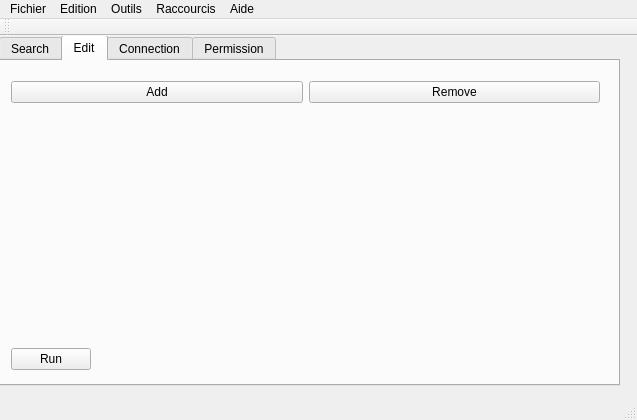
<?xml version="1.0" encoding="UTF-8"?>
<ui version="4.0">
 <class>QtSquidClass</class>
 <widget class="QMainWindow" name="QtSquidClass">
  <property name="geometry">
   <rect>
    <x>0</x>
    <y>0</y>
    <width>637</width>
    <height>420</height>
   </rect>
  </property>
  <property name="windowTitle">
   <string>QtSquid</string>
  </property>
  <widget class="QWidget" name="centralWidget">
   <property name="sizePolicy">
    <sizepolicy hsizetype="Preferred" vsizetype="Preferred">
     <horstretch>1</horstretch>
     <verstretch>1</verstretch>
    </sizepolicy>
   </property>
   <widget class="QTabWidget" name="tabWidget">
    <property name="geometry">
     <rect>
      <x>-1</x>
      <y>-1</y>
      <width>621</width>
      <height>351</height>
     </rect>
    </property>
    <property name="currentIndex">
     <number>1</number>
    </property>
    <widget class="QWidget" name="Search">
     <attribute name="title">
      <string>Search</string>
     </attribute>
     <widget class="QWidget" name="verticalLayoutWidget">
      <property name="geometry">
       <rect>
        <x>10</x>
        <y>10</y>
        <width>611</width>
        <height>311</height>
       </rect>
      </property>
      <layout class="QVBoxLayout" name="search_VLayout">
       <item>
        <layout class="QHBoxLayout" name="search_HLayout_1">
         <item>
          <widget class="QTableWidget" name="search_resultTable">
           <property name="editTriggers">
            <set>QAbstractItemView::NoEditTriggers</set>
           </property>
           <property name="dragEnabled">
            <bool>true</bool>
           </property>
           <property name="sortingEnabled">
            <bool>true</bool>
           </property>
          </widget>
         </item>
         <item>
          <layout class="QVBoxLayout" name="search_VLayout_1_1">
           <item>
            <widget class="QGroupBox" name="search_GBox_1_1_1">
             <layout class="QFormLayout" name="search_FLayout_1_1_1">
              <item row="0" column="1">
               <widget class="QComboBox" name="search_item_availabilityDropdown">
                <item>
                 <property name="text">
                  <string>All</string>
                 </property>
                </item>
                <item>
                 <property name="text">
                  <string>Free Only</string>
                 </property>
                </item>
                <item>
                 <property name="text">
                  <string>Used Only</string>
                 </property>
                </item>
               </widget>
              </item>
              <item row="0" column="0">
               <widget class="QLabel" name="search_item_availabilityLabel">
                <property name="text">
                 <string>Type</string>
                </property>
               </widget>
              </item>
              <item row="1" column="1">
               <widget class="QCheckBox" name="search_item_devCheckbox">
                <property name="text">
                 <string/>
                </property>
               </widget>
              </item>
              <item row="1" column="0">
               <widget class="QLabel" name="search_item_devLabel">
                <property name="text">
                 <string>Expend</string>
                </property>
               </widget>
              </item>
             </layout>
            </widget>
           </item>
           <item>
            <widget class="QLineEdit" name="search_scanEdit">
             <property name="enabled">
              <bool>true</bool>
             </property>
             <property name="sizePolicy">
              <sizepolicy hsizetype="Fixed" vsizetype="Fixed">
               <horstretch>0</horstretch>
               <verstretch>0</verstretch>
              </sizepolicy>
             </property>
             <property name="minimumSize">
              <size>
               <width>133</width>
               <height>20</height>
              </size>
             </property>
            </widget>
           </item>
           <item>
            <widget class="QPushButton" name="search_scanBtn">
             <property name="text">
              <string>Scan</string>
             </property>
            </widget>
           </item>
          </layout>
         </item>
        </layout>
       </item>
       <item>
        <layout class="QHBoxLayout" name="search_HLayout_2">
         <item>
          <widget class="QPushButton" name="search_runBtn">
           <property name="sizePolicy">
            <sizepolicy hsizetype="Fixed" vsizetype="Fixed">
             <horstretch>0</horstretch>
             <verstretch>0</verstretch>
            </sizepolicy>
           </property>
           <property name="text">
            <string>Select</string>
           </property>
          </widget>
         </item>
         <item>
          <widget class="QLabel" name="search_outputLabel">
           <property name="text">
            <string/>
           </property>
          </widget>
         </item>
         <item>
          <spacer name="horizontalSpacer_2">
           <property name="orientation">
            <enum>Qt::Horizontal</enum>
           </property>
           <property name="sizeHint" stdset="0">
            <size>
             <width>40</width>
             <height>20</height>
            </size>
           </property>
          </spacer>
         </item>
        </layout>
       </item>
      </layout>
     </widget>
    </widget>
    <widget class="QWidget" name="Edit">
     <attribute name="title">
      <string>Edit</string>
     </attribute>
     <widget class="QWidget" name="verticalLayoutWidget_2">
      <property name="geometry">
       <rect>
        <x>-1</x>
        <y>9</y>
        <width>611</width>
        <height>311</height>
       </rect>
      </property>
      <layout class="QVBoxLayout" name="edit_VLayout">
       <item>
        <layout class="QHBoxLayout" name="edit_HLayout_2">
         <item>
          <widget class="QPushButton" name="edit_addBtn">
           <property name="text">
            <string>Add</string>
           </property>
          </widget>
         </item>
         <item>
          <widget class="QPushButton" name="edit_removeBtn">
           <property name="text">
            <string>Remove</string>
           </property>
          </widget>
         </item>
        </layout>
       </item>
       <item>
        <layout class="QFormLayout" name="edit_FLayout_1"/>
       </item>
       <item>
        <spacer name="verticalSpacer">
         <property name="orientation">
          <enum>Qt::Vertical</enum>
         </property>
         <property name="sizeHint" stdset="0">
          <size>
           <width>20</width>
           <height>40</height>
          </size>
         </property>
        </spacer>
       </item>
       <item>
        <layout class="QHBoxLayout" name="edit_HLayout_3">
         <item>
          <widget class="QPushButton" name="edit_runBtn">
           <property name="text">
            <string>Run</string>
           </property>
          </widget>
         </item>
         <item>
          <widget class="QLabel" name="edit_outputLabel">
           <property name="text">
            <string/>
           </property>
          </widget>
         </item>
         <item>
          <spacer name="horizontalSpacer_3">
           <property name="orientation">
            <enum>Qt::Horizontal</enum>
           </property>
           <property name="sizeHint" stdset="0">
            <size>
             <width>40</width>
             <height>20</height>
            </size>
           </property>
          </spacer>
         </item>
        </layout>
       </item>
      </layout>
     </widget>
    </widget>
    <widget class="QWidget" name="Connection">
     <attribute name="title">
      <string>Connection</string>
     </attribute>
     <widget class="QWidget" name="verticalLayoutWidget_3">
      <property name="geometry">
       <rect>
        <x>-1</x>
        <y>9</y>
        <width>611</width>
        <height>311</height>
       </rect>
      </property>
      <layout class="QVBoxLayout" name="conn_VLayout">
       <item>
        <layout class="QHBoxLayout" name="conn_HLayout_1">
         <item>
          <layout class="QFormLayout" name="conn_FLayout_1_1">
           <item row="1" column="0">
            <widget class="QLabel" name="conn_labelAddress">
             <property name="frameShape">
              <enum>QFrame::NoFrame</enum>
             </property>
             <property name="text">
              <string>Address</string>
             </property>
            </widget>
           </item>
           <item row="1" column="1">
            <widget class="QLineEdit" name="conn_editAddress">
             <property name="maxLength">
              <number>32</number>
             </property>
            </widget>
           </item>
           <item row="2" column="0">
            <widget class="QLabel" name="conn_labelPort">
             <property name="text">
              <string>Port</string>
             </property>
            </widget>
           </item>
           <item row="2" column="1">
            <widget class="QLineEdit" name="conn_editPort">
             <property name="contextMenuPolicy">
              <enum>Qt::NoContextMenu</enum>
             </property>
             <property name="maxLength">
              <number>4</number>
             </property>
            </widget>
           </item>
           <item row="3" column="1">
            <widget class="QPushButton" name="conn_btnSaveDatabase">
             <property name="text">
              <string>Save</string>
             </property>
            </widget>
           </item>
          </layout>
         </item>
         <item>
          <layout class="QFormLayout" name="conn_FLayout_1_2">
           <item row="2" column="0">
            <widget class="QLabel" name="conn_labelPassword">
             <property name="text">
              <string>Password</string>
             </property>
            </widget>
           </item>
           <item row="2" column="1">
            <widget class="QLineEdit" name="conn_editPassword">
             <property name="maxLength">
              <number>128</number>
             </property>
             <property name="echoMode">
              <enum>QLineEdit::Password</enum>
             </property>
            </widget>
           </item>
           <item row="3" column="1">
            <widget class="QPushButton" name="conn_btnSaveUser">
             <property name="text">
              <string>Save</string>
             </property>
            </widget>
           </item>
           <item row="1" column="1">
            <widget class="QLineEdit" name="conn_editUsername">
             <property name="maxLength">
              <number>128</number>
             </property>
            </widget>
           </item>
           <item row="1" column="0">
            <widget class="QLabel" name="conn_labelUsername">
             <property name="text">
              <string>Username</string>
             </property>
            </widget>
           </item>
          </layout>
         </item>
        </layout>
       </item>
       <item>
        <spacer name="verticalSpacer_2">
         <property name="orientation">
          <enum>Qt::Vertical</enum>
         </property>
         <property name="sizeHint" stdset="0">
          <size>
           <width>20</width>
           <height>40</height>
          </size>
         </property>
        </spacer>
       </item>
       <item>
        <layout class="QHBoxLayout" name="conn_HLayout_2">
         <item>
          <widget class="QPushButton" name="conn_runBtn">
           <property name="text">
            <string>Connect</string>
           </property>
          </widget>
         </item>
         <item>
          <widget class="QLabel" name="conn_outputLabel">
           <property name="text">
            <string/>
           </property>
          </widget>
         </item>
         <item>
          <spacer name="horizontalSpacer">
           <property name="orientation">
            <enum>Qt::Horizontal</enum>
           </property>
           <property name="sizeHint" stdset="0">
            <size>
             <width>40</width>
             <height>20</height>
            </size>
           </property>
          </spacer>
         </item>
        </layout>
       </item>
      </layout>
     </widget>
    </widget>
    <widget class="QWidget" name="Permission">
     <attribute name="title">
      <string>Permission</string>
     </attribute>
     <widget class="QWidget" name="verticalLayoutWidget_4">
      <property name="geometry">
       <rect>
        <x>-1</x>
        <y>9</y>
        <width>611</width>
        <height>311</height>
       </rect>
      </property>
      <layout class="QVBoxLayout" name="perm_VLayout">
       <item>
        <layout class="QHBoxLayout" name="perm_HLayout_1">
         <item>
          <widget class="QTreeView" name="perm_permTree"/>
         </item>
         <item>
          <layout class="QFormLayout" name="perm_FLayout_1_2"/>
         </item>
        </layout>
       </item>
       <item>
        <layout class="QHBoxLayout" name="perm_HLayout_2">
         <item>
          <widget class="QPushButton" name="perm_refreshBtn">
           <property name="text">
            <string>Refresh</string>
           </property>
          </widget>
         </item>
         <item>
          <widget class="QLabel" name="perm_outputLabel">
           <property name="text">
            <string>text</string>
           </property>
          </widget>
         </item>
         <item>
          <spacer name="horizontalSpacer_4">
           <property name="orientation">
            <enum>Qt::Horizontal</enum>
           </property>
           <property name="sizeHint" stdset="0">
            <size>
             <width>40</width>
             <height>20</height>
            </size>
           </property>
          </spacer>
         </item>
        </layout>
       </item>
      </layout>
     </widget>
    </widget>
   </widget>
  </widget>
  <widget class="QMenuBar" name="menuBar">
   <property name="geometry">
    <rect>
     <x>0</x>
     <y>0</y>
     <width>637</width>
     <height>26</height>
    </rect>
   </property>
   <widget class="QMenu" name="menuFichier">
    <property name="title">
     <string>Fichier</string>
    </property>
   </widget>
   <widget class="QMenu" name="menuEdition">
    <property name="title">
     <string>Edition</string>
    </property>
   </widget>
   <widget class="QMenu" name="menuOutils">
    <property name="title">
     <string>Outils</string>
    </property>
    <widget class="QMenu" name="menuOptions">
     <property name="title">
      <string>Options</string>
     </property>
     <widget class="QMenu" name="menuDatabase">
      <property name="title">
       <string>Database</string>
      </property>
      <addaction name="actionSilentConnect"/>
     </widget>
     <addaction name="actionStyleSheet"/>
     <addaction name="menuDatabase"/>
    </widget>
    <addaction name="menuOptions"/>
   </widget>
   <widget class="QMenu" name="menuRaccourcis">
    <property name="title">
     <string>Raccourcis</string>
    </property>
   </widget>
   <widget class="QMenu" name="menuAide">
    <property name="title">
     <string>Aide</string>
    </property>
    <widget class="QMenu" name="menuLinks">
     <property name="title">
      <string>Links</string>
     </property>
     <addaction name="actionLink_StyleSheet"/>
     <addaction name="actionLink_Email"/>
    </widget>
    <addaction name="menuLinks"/>
   </widget>
   <addaction name="menuFichier"/>
   <addaction name="menuEdition"/>
   <addaction name="menuOutils"/>
   <addaction name="menuRaccourcis"/>
   <addaction name="menuAide"/>
  </widget>
  <widget class="QToolBar" name="mainToolBar">
   <attribute name="toolBarArea">
    <enum>TopToolBarArea</enum>
   </attribute>
   <attribute name="toolBarBreak">
    <bool>false</bool>
   </attribute>
  </widget>
  <widget class="QStatusBar" name="statusBar"/>
  <action name="actionStyle">
   <property name="text">
    <string>Options</string>
   </property>
  </action>
  <action name="actionStyleSheet">
   <property name="text">
    <string>Style</string>
   </property>
  </action>
  <action name="actionSilentConnect">
   <property name="checkable">
    <bool>true</bool>
   </property>
   <property name="text">
    <string>Silent Connection</string>
   </property>
  </action>
  <action name="actionLink_StyleSheet">
   <property name="text">
    <string>Stylesheet</string>
   </property>
  </action>
  <action name="actionLink_Email">
   <property name="text">
    <string>Email</string>
   </property>
  </action>
 </widget>
 <layoutdefault spacing="6" margin="11"/>
 <resources>
  <include location="QtSquid.qrc"/>
 </resources>
 <connections/>
</ui>
